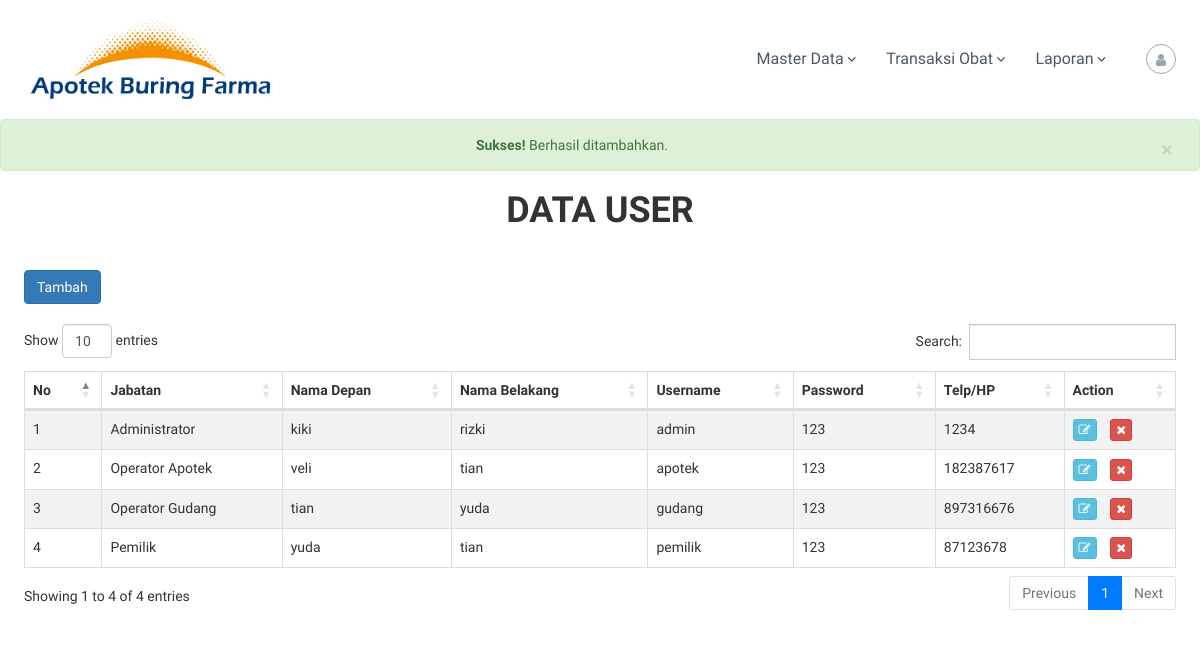
The page /view/master_user.php?pesan=input (signed in) on the database its author committed.
### tables this page shows
CREATE TABLE `user` (
  `username` varchar(10) NOT NULL,
  `nama_depan` varchar(30) NOT NULL,
  `nama_belakang` varchar(30) NOT NULL,
  `jabatan` varchar(20) NOT NULL,
  `telp_hp` int(15) NOT NULL,
  `password` varchar(40) NOT NULL
);

### view/master_user.php (the view, shortened to what this page needs)
<!DOCTYPE html>
<html lang="id-ID">
<head>
    <link href="//maxcdn.bootstrapcdn.com/font-awesome/4.1.0/css/font-awesome.min.css" rel="stylesheet">
    <link rel='stylesheet' id='font-awesome-css'  href="../assets/css/font-awesome.min.css" type='text/css' media='' />
    <link rel='stylesheet' id='flash-style-css'  href="../assets/css/style.css" type='text/css' media='all' />
    <link rel='stylesheet' id='responsive-css'  href="../assets/css/responsive.min.css" type='text/css' media='' />
    <link rel='stylesheet'  href="https://cdnjs.cloudflare.com/ajax/libs/twitter-bootstrap/4.1.3/css/bootstrap.css" type='text/css' media='' />
    <link rel='stylesheet'  href="https://cdn.datatables.net/1.10.20/css/dataTables.bootstrap4.min.css" type='text/css' media='' />
    <link rel="stylesheet" href="https://maxcdn.bootstrapcdn.com/bootstrap/3.4.1/css/bootstrap.min.css">
</head>
<body class="post-template-default single single-post postid-112 single-format-standard wp-custom-logo  left-logo-right-menu right-sidebar">
<div id="page" class="site">
    <header id="masthead" class="site-header" role="banner">
        <div class="header-bottom">
            <div class="tg-container">
                <div class="logo">
                    <figure class="logo-image">
                        <a href="/apotek" class="custom-logo-link" rel="home">
                            <img width="250" height="90" src="../assets/img/logo.png" class="custom-logo" alt="Aplikasi Apotek Terbaik Inofarma 2.0" srcset="../assets/img/logo.png 350w, ../assets/img/logo.png 300w" sizes="(max-width: 350px) 100vw, 350px" />
                        </a>
                    </figure>
                </div>
                <div class="site-navigation-wrapper">
                    <nav id="site-navigation" class="main-navigation" role="navigation">
                        <div class="menu-blog-inofarma-container">
                            <ul id="primary-menu" class="menu">
                                <?php if($_SESSION['jabatan']=="Administrator"){
                                echo "<li id='menu-item-70' class='menu-item-has-children menu-item menu-item-type-custom menu-item-object-custom menu-item-70'><a href='#'>Master Data</a>
                                    <ul id='sub-menu' class='sub-menu'>
                                        <li class='menu-item'><a href='master_user.php'>Master User</a></li>
                                        <li class='menu-item'><a href='master_suplier.php'>Master Suplier</a></li>
                                        <li class='menu-item'><a href='master_obat.php'>Master Obat</a></li>
                                    </ul>
                                </li>";}
                                if($_SESSION['jabatan']=="Administrator" || $_SESSION['jabatan']=="Operator Gudang"){
                                echo "<li id='menu-item-70' class='menu-item-has-children menu-item menu-item-type-custom menu-item-object-custom menu-item-70'><a href='#''>Transaksi Obat</a>
                                    <ul id='sub-menu' class='sub-menu'>";
                                    echo "</ul>
                                </li>";
                                }
                                if($_SESSION['jabatan']=="Administrator" || $_SESSION['jabatan']=="Pemilik"){
                                echo "<li id='menu-item-70' class='menu-item-has-children menu-item menu-item-type-custom menu-item-object-custom menu-item-70'><a href='#'>Laporan</a>
                                    <ul id='sub-menu' class='sub-menu'>
                                        <li class='menu-item'><a href='laporan_obat_keluar.php'>Laporan Obat Keluar
                                        </a></li>
                                    </ul>
                                </li>";}
                            echo "</ul>";
                            ?>
                        </div>
                    </nav>
                </div>
                <div class="header-action-container">
                    <div class="search-wrap">
                        <div class="search-icon">
                            <i class="fa fa-user"></i>
                        </div>
                    </div>
                </div>
            </div>
        </div>
    </header>
    <div id="content" class="site-content">
        <?php
        if(isset($_GET['pesan'])){
            if($_GET['pesan']=="input"){
                echo"<div class='alert alert-success alert-dismissible' style='text-align: center;'><a href='#'' class='close' data-dismiss='alert' aria-label='close'>&times;</a><strong>Sukses!</strong> Berhasil ditambahkan.</div>";
            }
        }
        ?>
        <h1 style="text-align:center; font-weight: bold; padding-bottom: 30px;">DATA USER</h1>
        <div class="tg-container">
            <button type="button" class="btn btn-primary" data-toggle="modal" data-target="#addtambah">Tambah</button><br/><br/>
            <table id="example" class="table table-striped table-bordered" style="width:100%">
                <thead>
                    <tr>
                        <th>No</th>
                        <th>Jabatan</th>
                        <th>Nama Depan</th>
                        <th>Nama Belakang</th>
                        <th>Username</th>
                        <th>Password</th>
                        <th>Telp/HP</th>
                        <th>Action</th>
                    </tr>
                </thead>
                <tbody>
                    <?php
                        include '../koneksi/conn.php';
                        $no = 1;
                        $data = mysqli_query($koneksi,"select * from user");
                        while($d = mysqli_fetch_array($data)){
                    ?>
                    <tr>
                        <td><?php echo $no++; ?></td>
                        <td><?php echo $d['jabatan']; ?></td>
                        <td><?php echo $d['nama_depan']; ?></td>
                        <td><?php echo $d['nama_belakang']; ?></td>
                        <td><?php echo $d['username']; ?></td>
                        <td><?php echo $d['password']; ?></td>
                        <td><?php echo $d['telp_hp']; ?></td>
                        <td><a href="#" type="button" class="btn btn-info btn-xs" data-toggle="modal" data-target="#edit<?php echo $d['username']; ?>" data-id="#<?php echo $d['username']; ?>"><i class="fa fa-edit" ></i></a>&nbsp;&nbsp;&nbsp;
                            <a href="#" type="button" class="btn btn-danger btn-xs" data-toggle="modal" data-target="#delete<?php echo $d['username']; ?>" data-id="#<?php echo $d['username']; ?>"><i class="fa fa-remove" ></i></a>
                        </td>
                    </tr>
                    <?php
                    }
                    ?>
                </tbody>
            </table>
        </div>
    </div>
</body>
</html>

### view/master_user.php (style rules this page uses)
body { font-family:Comfortaa, "Comic Sans MS", cursive, sans-serif;font-weight:300; }

### rows shown on the page
user: jabatan "Administrator", nama_depan "kiki", nama_belakang "rizki", username "admin", password "123", telp_hp "1234"
user: jabatan "Operator Apotek", nama_depan "veli", nama_belakang "tian", username "apotek", password "123", telp_hp "182387617"
user: jabatan "Operator Gudang", nama_depan "tian", nama_belakang "yuda", username "gudang", password "123", telp_hp "897316676"
user: jabatan "Pemilik", nama_depan "yuda", nama_belakang "tian", username "pemilik", password "123", telp_hp "87123678"
